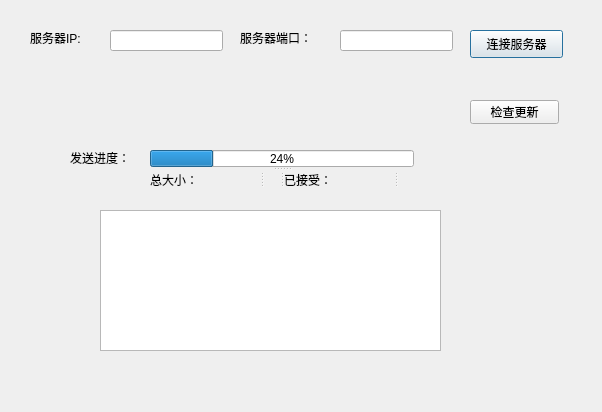
<?xml version="1.0" encoding="UTF-8"?>
<ui version="4.0">
 <class>Appup</class>
 <widget class="QDialog" name="Appup">
  <property name="geometry">
   <rect>
    <x>0</x>
    <y>0</y>
    <width>602</width>
    <height>412</height>
   </rect>
  </property>
  <property name="windowTitle">
   <string>Appup</string>
  </property>
  <widget class="QSplitter" name="splitter_2">
   <property name="geometry">
    <rect>
     <x>150</x>
     <y>150</y>
     <width>264</width>
     <height>38</height>
    </rect>
   </property>
   <property name="orientation">
    <enum>Qt::Vertical</enum>
   </property>
   <widget class="QProgressBar" name="progressBar">
    <property name="value">
     <number>24</number>
    </property>
   </widget>
   <widget class="QSplitter" name="splitter">
    <property name="orientation">
     <enum>Qt::Horizontal</enum>
    </property>
    <widget class="QLabel" name="label">
     <property name="text">
      <string>总大小：</string>
     </property>
    </widget>
    <widget class="QLabel" name="totalLabel">
     <property name="text">
      <string/>
     </property>
    </widget>
    <widget class="QLabel" name="label_3">
     <property name="text">
      <string>已接受：</string>
     </property>
    </widget>
    <widget class="QLabel" name="comeLabel">
     <property name="text">
      <string/>
     </property>
    </widget>
   </widget>
  </widget>
  <widget class="QLabel" name="label_IP">
   <property name="geometry">
    <rect>
     <x>30</x>
     <y>30</y>
     <width>72</width>
     <height>15</height>
    </rect>
   </property>
   <property name="text">
    <string>服务器IP:</string>
   </property>
  </widget>
  <widget class="QLabel" name="label_Port">
   <property name="geometry">
    <rect>
     <x>240</x>
     <y>30</y>
     <width>91</width>
     <height>16</height>
    </rect>
   </property>
   <property name="text">
    <string>服务器端口：</string>
   </property>
  </widget>
  <widget class="QLineEdit" name="lineEdit_IP">
   <property name="geometry">
    <rect>
     <x>110</x>
     <y>30</y>
     <width>113</width>
     <height>21</height>
    </rect>
   </property>
  </widget>
  <widget class="QLineEdit" name="lineEdit_Port">
   <property name="geometry">
    <rect>
     <x>340</x>
     <y>30</y>
     <width>113</width>
     <height>21</height>
    </rect>
   </property>
  </widget>
  <widget class="QLabel" name="label_Rate">
   <property name="geometry">
    <rect>
     <x>70</x>
     <y>150</y>
     <width>72</width>
     <height>15</height>
    </rect>
   </property>
   <property name="text">
    <string>发送进度：</string>
   </property>
  </widget>
  <widget class="QPushButton" name="pbn_connect">
   <property name="geometry">
    <rect>
     <x>470</x>
     <y>30</y>
     <width>93</width>
     <height>28</height>
    </rect>
   </property>
   <property name="text">
    <string>连接服务器</string>
   </property>
  </widget>
  <widget class="QPushButton" name="pbn_Check">
   <property name="geometry">
    <rect>
     <x>470</x>
     <y>100</y>
     <width>89</width>
     <height>24</height>
    </rect>
   </property>
   <property name="text">
    <string>检查更新</string>
   </property>
  </widget>
  <widget class="QTextEdit" name="textEdit">
   <property name="geometry">
    <rect>
     <x>100</x>
     <y>210</y>
     <width>341</width>
     <height>141</height>
    </rect>
   </property>
  </widget>
 </widget>
 <layoutdefault spacing="6" margin="11"/>
 <resources/>
 <connections/>
</ui>
